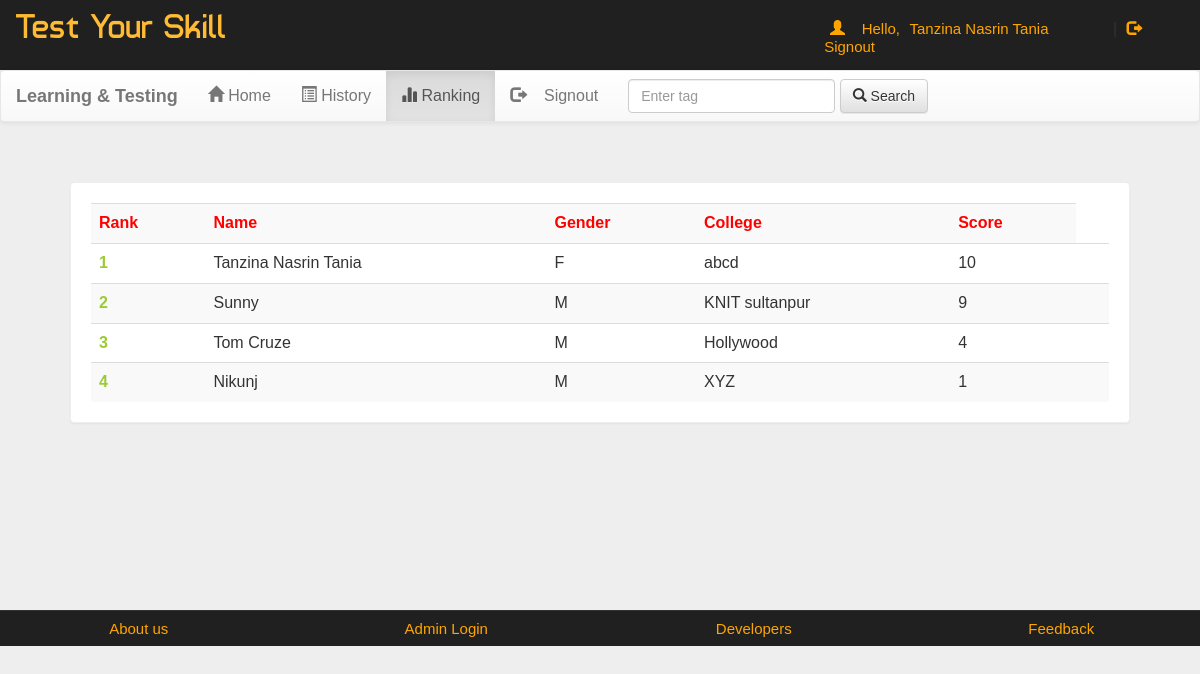
Page /account.php?q=3 (signed in) on the committed database.
### tables this page shows
CREATE TABLE `rank` (
  `email` varchar(50) NOT NULL,
  `score` int(11) NOT NULL,
  `time` timestamp NOT NULL DEFAULT current_timestamp() ON UPDATE current_timestamp()
);

CREATE TABLE `user` (
  `name` varchar(50) NOT NULL,
  `gender` varchar(5) NOT NULL,
  `college` varchar(100) NOT NULL,
  `email` varchar(50) NOT NULL,
  `mob` bigint(20) NOT NULL,
  `password` varchar(50) NOT NULL
);

### account.php (the view, shortened to what this page needs)
<!DOCTYPE html PUBLIC "-//W3C//DTD XHTML 1.0 Transitional//EN" "http://www.w3.org/TR/xhtml1/DTD/xhtml1-transitional.dtd">
<html xmlns="http://www.w3.org/1999/xhtml">
<head>
<link  rel="stylesheet" href="css/bootstrap.min.css"/>
 <link  rel="stylesheet" href="css/bootstrap-theme.min.css"/>
 <link rel="stylesheet" href="css/main.css">
 <link  rel="stylesheet" href="css/font.css">
</head>
<body>
<div class="header">
<div class="row">
<div class="col-lg-6">
<span class="logo">Test Your Skill</span></div>
<div class="col-md-4 col-md-offset-2">
 <?php
 include_once 'dbConnection.php';
  if(!(isset($_SESSION['email']))){
header("location:index.php");
}
else
{
$name = $_SESSION['name'];
echo '<span class="pull-right top title1" ><span class="log1"><span class="glyphicon glyphicon-user" aria-hidden="true"></span>&nbsp;&nbsp;&nbsp;&nbsp;Hello,</span> <a href="account.php?q=1" class="log log1">'.$name.'</a>&nbsp;|&nbsp;<a href="logout.php?q=account.php" class="log"><span class="glyphicon glyphicon-log-out" aria-hidden="true"></span>&nbsp;Signout</button></a></span>';
}?>
</div>
</div></div>
<div class="bg">
<nav class="navbar navbar-default title1">
  <div class="container-fluid">
    <div class="navbar-header">
      <a class="navbar-brand" href="#"><b>Learning & Testing</b></a>
    </div>
    <div class="collapse navbar-collapse" id="bs-example-navbar-collapse-1">
      <ul class="nav navbar-nav">
        <li <?php if(@$_GET['q']==1) echo'class="active"'; ?> ><a href="account.php?q=1"><span class="glyphicon glyphicon-home" aria-hidden="true"></span>&nbsp;Home<span class="sr-only">(current)</span></a></li>
        <li <?php if(@$_GET['q']==2) echo'class="active"'; ?>><a href="account.php?q=2"><span class="glyphicon glyphicon-list-alt" aria-hidden="true"></span>&nbsp;History</a></li>
		<li <?php if(@$_GET['q']==3) echo'class="active"'; ?>><a href="account.php?q=3"><span class="glyphicon glyphicon-stats" aria-hidden="true"></span>&nbsp;Ranking</a></li>
		<li class="pull-right"> <a href="logout.php?q=account.php"><span class="glyphicon glyphicon-log-out" aria-hidden="true"></span>&nbsp;&nbsp;&nbsp;&nbsp;Signout</a></li>
		</ul>
            <form class="navbar-form navbar-left" role="search">
        <div class="form-group">
          <input type="text" class="form-control" placeholder="Enter tag ">
        </div>
        <button type="submit" class="btn btn-default"><span class="glyphicon glyphicon-search" aria-hidden="true"></span>&nbsp;Search</button>
      </form>
      </div>
  </div>
</nav>
<div class="container">
<div class="row">
<div class="col-md-12">
<?php
if(@$_GET['q']== 3)
{
$q=mysqli_query($con,"SELECT * FROM rank  ORDER BY score DESC " )or die('Error223');
echo  '<div class="panel title"><div class="table-responsive">
<table class="table table-striped title1" >
<tr style="color:red"><td><b>Rank</b></td><td><b>Name</b></td><td><b>Gender</b></td><td><b>College</b></td><td><b>Score</b></td></tr>';
$c=0;
while($row=mysqli_fetch_array($q) )
{
$e=$row['email'];
$s=$row['score'];
$q12=mysqli_query($con,"SELECT * FROM user WHERE email='$e' " )or die('Error231');
while($row=mysqli_fetch_array($q12) )
{
$name=$row['name'];
$gender=$row['gender'];
$college=$row['college'];
}
$c++;
echo '<tr><td style="color:#99cc32"><b>'.$c.'</b></td><td>'.$name.'</td><td>'.$gender.'</td><td>'.$college.'</td><td>'.$s.'</td><td>';
}
echo '</table></div></div>';}
?>
</div></div></div></div>
<div class="row footer">
<div class="col-md-3 box">
<a href="#" target="_blank">About us</a>
</div>
<div class="col-md-3 box">
<a href="#" data-toggle="modal" data-target="#login">Admin Login</a></div>
<div class="col-md-3 box">
<a href="#" data-toggle="modal" data-target="#developers">Developers</a>
</div>
<div class="col-md-3 box">
<a href="feedback.php" target="_blank">Feedback</a></div></div>
</body>
</html>

### css/main.css (style rules this page uses)
body { overflow-x:hidden; width:100%; font: 15px "Century Gothic", "Times Roman", sans-serif; background:#eee; min-height:550px; background-attachment:fixed; }
.bg { min-height:540px; }
.panel { border-color:#eee; margin:40px; padding:20px; font: 15px "Century Gothic", "Times Roman", sans-serif; }
.title { font-family:'typo'; }
.header { background:#202020; height:70px; }
.logo { font-family:'typo'; font-size:35px; color:#ffbb33; margin:15px; }
.title1 { font: 16px "Century Gothic", "Times Roman", sans-serif; }
.footer { font-size:15px; text-align:center; border-top:1px solid; border-color:#323232; background-color:#202020; }
.footer a { margin:25px; color:orange; text-decoration:none; font: 15px "Century Gothic", "Times Roman", sans-serif; }
.box { padding:9px; }
.top { margin-top:20px; }
.log1 { font: 15px 'Ubuntu', sans-serif; color:orange; margin-left:10px; }
.log { margin:10px; margin-right:60px; margin-left:5px; color:orange; text-decoration:none; font-size:20px; font-size:15px; }

### rows in the picture
rank: user.name "Tanzina Nasrin Tania", user.gender "F", user.college "abcd", score "10"
rank: user.name "Sunny", user.gender "M", user.college "KNIT sultanpur", score "9"
rank: user.name "Tom Cruze", user.gender "M", user.college "Hollywood", score "4"
rank: user.name "Nikunj", user.gender "M", user.college "XYZ", score "1"

### other values in the picture
$name "Tanzina Nasrin Tania"
